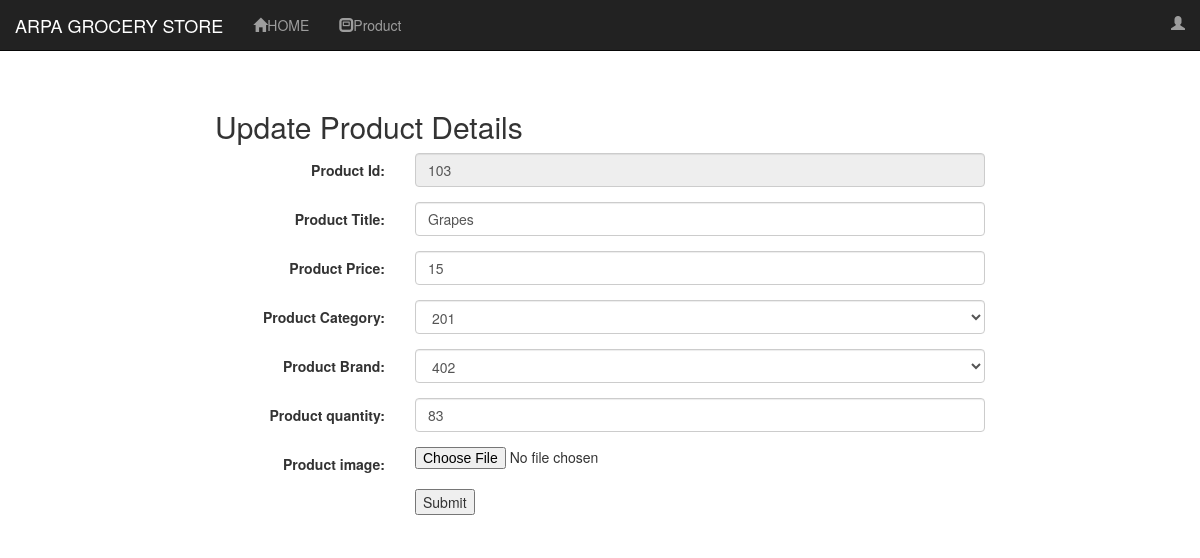
/edit.php?id=103, run on an earlier commit of the app's database.
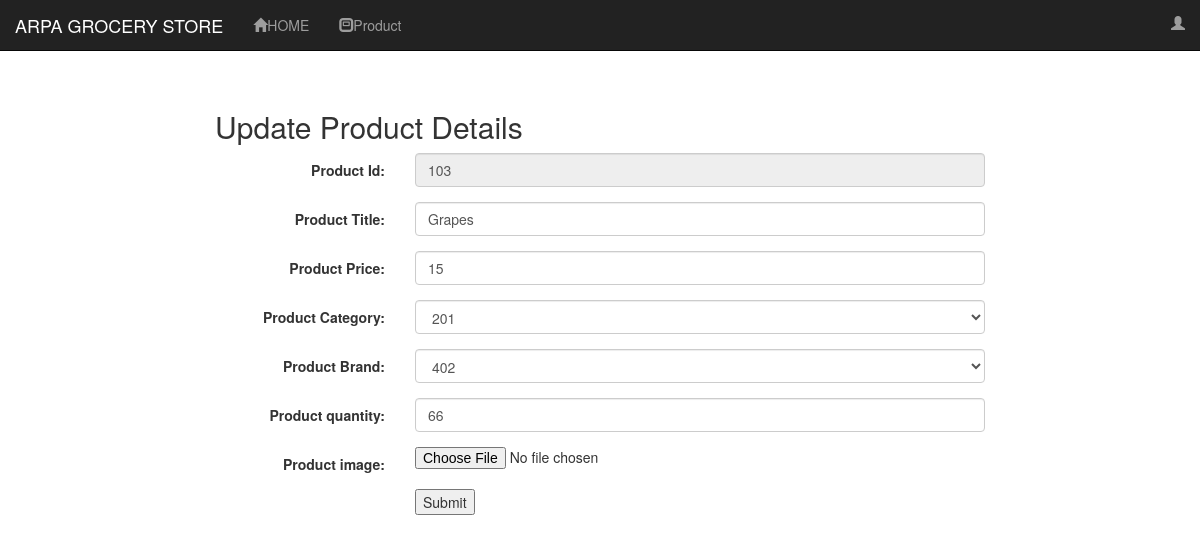
And on a later commit of the database.
### tables this page shows
CREATE TABLE `products` (
  `product_id` int(100) NOT NULL,
  `product_cat` int(100) NOT NULL,
  `product_title` varchar(100) NOT NULL,
  `product_price` varchar(100) NOT NULL,
  `product_img` text NOT NULL,
  `product_keywords` varchar(200) NOT NULL,
  `product_brand` int(200) NOT NULL,
  `product_quantity` varchar(200) NOT NULL,
  `product_flag` tinyint(1) NOT NULL DEFAULT '1'
);

CREATE TABLE `categories` (
  `cat_id` int(200) NOT NULL,
  `cat_title` text NOT NULL,
  `category_description` text NOT NULL
);

CREATE TABLE `brands` (
  `brand_id` int(200) NOT NULL,
  `brand_title` text NOT NULL,
  `brand_description` text NOT NULL
);

### edit.php (the view, shortened to what this page needs)
<DOCTYPE html>
<html>
<head>
<link rel="stylesheet" href="css/bootstrap.min.css">
</head>
<body>
<div class="navbar navbar-inverse navbar-fixed-top">
<div class="container-fluid">
<div class="navbar-header">
<a href="#" class="navbar-brand">ARPA GROCERY STORE</a>
</div>
<ul class="nav navbar-nav">
<li><a href="adminfinal.php"><span class="glyphicon glyphicon-home"></span>HOME</a></li>
<li><a href="adminfinal.php"><span class="glyphicon glyphicon-modal-window"></span>Product</a></li>
</ul>
<ul class="nav navbar-nav navbar-right">
<li><a href="#" class="dropdown-toggle" data-toggle="dropdown"><span class="glyphicon glyphicon-user"></span><?php echo $_SESSION['name']; ?></a>
</li>
</ul>
</div>
</div>
<p><br/></p>
<p><br/></p>
<p><br/></p>
<?php
$id=$_GET['id'];
include_once("db.php");
	 if(!$con)
      {
         echo "Failed to connect".mysqli_connect_error();
      }
     else
      {
        $title="";
        $price="";
        $query="SELECT products.product_title,products.product_price,brands.brand_title,products.product_quantity,categories.cat_title,categories.cat_id,brands.brand_id FROM products INNER JOIN (brands,categories) ON brands.brand_id=products.product_brand AND categories.cat_id=products.product_cat WHERE products.product_id='$id'";
        $result=mysqli_query($con,$query);
        if(mysqli_num_rows($result)!=0)
        {
             while($row=mysqli_fetch_array($result))
	     {
                $title=$row['product_title'];
                $price=$row['product_price'];
                $categoryid=$row['cat_id'];
                $brandid=$row['brand_id'];
			    $quantity=$row['product_quantity'];
             }
        }
        else
        {
          $productlist="No items are available";
        }
      }
?>
<div class="container-fluid text-center">
  <div class="row content">
    <div class="col-sm-2 sidenav">
    </div>
    <div class="col-sm-8 text-left">
	<h2> Update Product Details</h2>
     <form action="update.php" method="post" class="form-horizontal" enctype="multipart/form-data">
      <div class="form-group">
      <label class="control-label col-sm-3" for="id">Product Id:</label>
      <div class="col-sm-9">
        <input type="text" class="form-control" name="id" value="<?php echo $id; ?>" readonly="readonly">
      </div>
	  </div>
	  <div class="form-group">
      <label class="control-label col-sm-3" for="title">Product Title:</label>
      <div class="col-sm-9">
      <input type="text" class="form-control" id="title" name="title" value="<?php echo $title; ?>">
      </div>
	  </div>
	  <div class="form-group">
      <label class="control-label col-sm-3" for="price">Product Price:</label>
      <div class="col-sm-9">
      <input type="text" class="form-control" id="price" name="price" value="<?php echo $price; ?>">
      </div>
	  </div>
	  <div class="form-group">
      <label class="control-label col-sm-3" for="price">Product Category:</label>
      <div class="col-sm-9">
      <select class="form-control" name="category" id="product_category_id">
	  <option><? echo $categoryid ?></option>
     </select>
      </div>
	  </div>
	  <div class="form-group">
      <label class="control-label col-sm-3" for="price">Product Brand:</label>
      <div class="col-sm-9">
      <select class="form-control" name="brand" id="brand">
	  <option><? echo $brandid ?></option>
    </select>
    </div>
	</div>
	  <div class="form-group">
      <label class="control-label col-sm-3" for="quantity">Product quantity:</label>
      <div class="col-sm-9">
        <input type="text" class="form-control" name="quantity" id="quantity" value="<?php echo $quantity; ?>">
      </div>
	  </div>
	  <div class="form-group">
      <label class="control-label col-sm-3" for="image">Product image:</label>
      <div class="col-sm-9">
        <input type="file" name="fileToUpload" id="fileToUpload">
      </div>
	  </div>
	  <div class="form-group">
      <div class="col-sm-offset-3 col-sm-9">
        <input type="Submit" value="Submit">
      </div>
    </div>
</form>
</div>
    <div class="col-sm-2 sidenav">
    </div>
  </div>
</div>
</body>
</html>

What changed in the data, as far as the page shows it:
changed products "Grapes": quantity "83" → "66"
